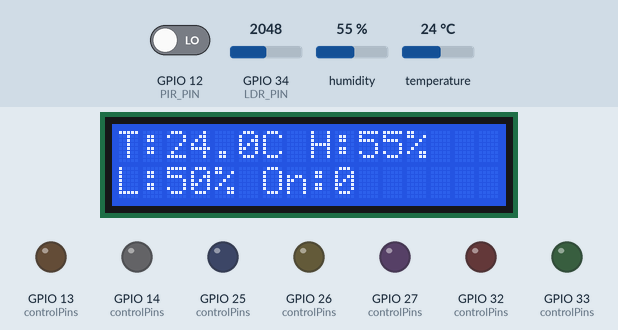
This sketch was run on a simulated ESP32. On the bench: 16×2 character LCD, output pins drawn as LEDs (lit = HIGH). Inputs (shaded band) come from the test bench; at power-on: humidity 55 %, GPIO 34 (LDR_PIN) = 2048, temperature 24 °C, GPIO 12 (PIR_PIN) LOW. WiFi joins after 1.5 s; servers stay silent unless stated; random numbers use the default seed unless the sketch sets one; no MQTT or app messages arrive unless stated; what the sketch prints to the serial monitor is not drawn.

Above: at 2.8 s.
2.9 s: humidity set to 22 %
At 4.3 s:
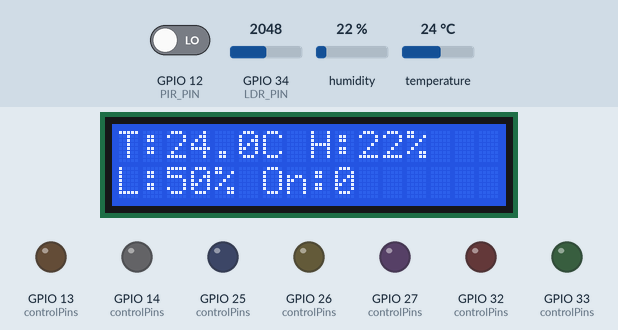
5.2 s: GPIO 34 (LDR_PIN) set to 2866
At 7.0 s:
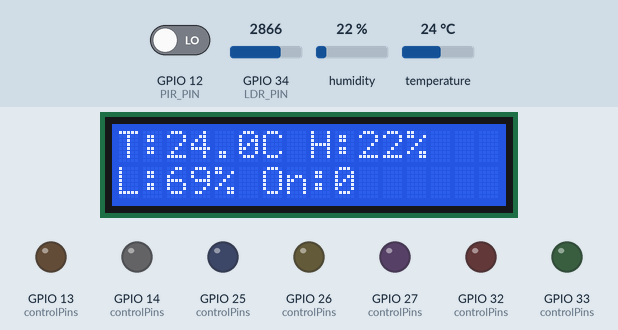
7.3 s: temperature set to 12 °C
At 8.7 s:
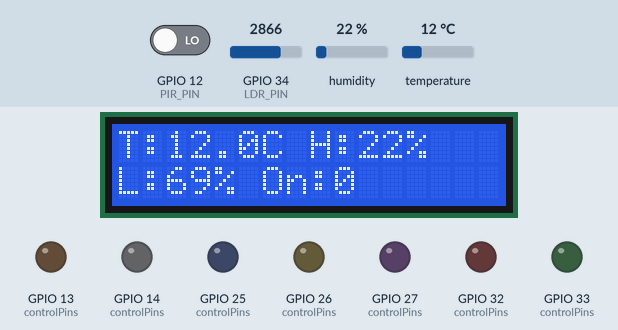
9.3 s: GPIO 34 (LDR_PIN) set to 3603
At 11.3 s:
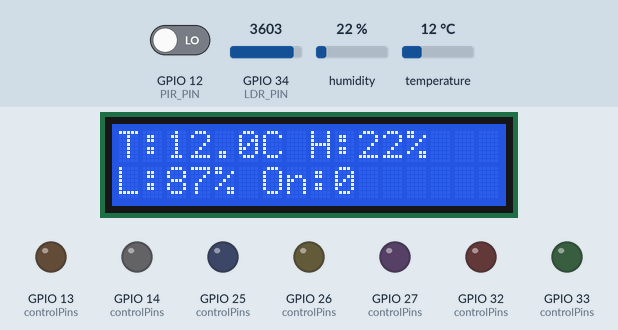
Timing chart, 0 to 12.8 s (numbered marks = the images above; inputs shaded):
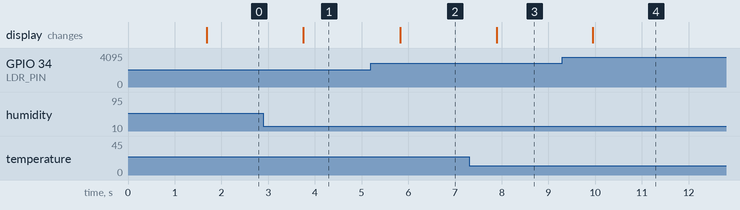

The sketch:

sketch.ino
```cpp
#include <WiFi.h>
#include <PubSubClient.h>
#include <ArduinoJson.h>
#include <DHT.h>
#include <LiquidCrystal_I2C.h>
#include <Wire.h>

// ==================== CONFIG ====================
// WiFi - Wokwi uses special WiFi
const char* WIFI_SSID = "Wokwi-GUEST";
const char* WIFI_PASS = "";

// MQTT Broker
const char* MQTT_BROKER = "broker.emqx.io";
const int MQTT_PORT = 1883;
const char* TOPIC_PREFIX = "smartgarden";

// Device ID - must match deviceId field in database
const char* DEVICE_ID = "100100C40A24";

// ==================== PIN DEFINITIONS ====================
// DHT22 Sensor
#define DHT_PIN 15
#define DHT_TYPE DHT22

// PIR Motion Sensor
#define PIR_PIN 12

// LDR Light Sensor
#define LDR_PIN 34

// LED Controls (simulating actuators)
#define LED_LIGHT 32      // Red - Light control
#define LED_FAN 33        // Green - Fan control
#define LED_PUMP 25       // Blue - Pump control
#define LED_WATERING 26   // Yellow - Watering control
#define LED_HEATER 27     // Purple - Heater control
#define LED_COOLER 14     // White - Cooler control
#define LED_MIST 13       // Orange - Mist control

// LCD I2C
#define LCD_ADDR 0x27
#define LCD_COLS 16
#define LCD_ROWS 2

// ==================== OBJECTS ====================
WiFiClient wifiClient;
PubSubClient mqtt(wifiClient);
DHT dht(DHT_PIN, DHT_TYPE);
LiquidCrystal_I2C lcd(LCD_ADDR, LCD_COLS, LCD_ROWS);

// ==================== VARIABLES ====================
unsigned long lastTelemetryTime = 0;
const unsigned long TELEMETRY_INTERVAL = 5000; // 5 seconds

// Control states
struct ControlState {
  bool enabled;
  int intensity;
};

ControlState controls[7] = {
  {false, 100}, // light
  {false, 100}, // fan
  {false, 100}, // pump
  {false, 100}, // watering
  {false, 100}, // heater
  {false, 100}, // cooler
  {false, 100}  // mist
};

const char* controlNames[] = {"light", "fan", "pump", "watering", "heater", "cooler", "mist"};
const int controlPins[] = {LED_LIGHT, LED_FAN, LED_PUMP, LED_WATERING, LED_HEATER, LED_COOLER, LED_MIST};

// Topics
char topicTelemetry[64];
char topicControl[64];
char topicStatus[64];
char topicControlAck[64];

// ==================== SETUP ====================
void setup() {
  Serial.begin(115200);
  Serial.println("\n=== Smart Garden ESP32 ===");

  // Initialize pins
  initPins();

  // Initialize LCD
  Wire.begin(21, 22);
  lcd.init();
  lcd.backlight();
  lcd.setCursor(0, 0);
  lcd.print("Smart Garden");
  lcd.setCursor(0, 1);
  lcd.print("Initializing...");

  // Initialize DHT
  dht.begin();

  // Build topic strings
  sprintf(topicTelemetry, "%s/%s/telemetry", TOPIC_PREFIX, DEVICE_ID);
  sprintf(topicControl, "%s/%s/control", TOPIC_PREFIX, DEVICE_ID);
  sprintf(topicStatus, "%s/%s/status", TOPIC_PREFIX, DEVICE_ID);
  sprintf(topicControlAck, "%s/%s/control/ack", TOPIC_PREFIX, DEVICE_ID);

  // Connect WiFi
  connectWiFi();

  // Setup MQTT
  mqtt.setServer(MQTT_BROKER, MQTT_PORT);
  mqtt.setCallback(mqttCallback);
  mqtt.setBufferSize(512);

  // Connect MQTT
  connectMQTT();

  lcd.clear();
  lcd.setCursor(0, 0);
  lcd.print("Connected!");
}


// ==================== LOOP ====================
void loop() {
  // Maintain MQTT connection
  if (!mqtt.connected()) {
    connectMQTT();
  }
  mqtt.loop();

  // Send telemetry periodically
  if (millis() - lastTelemetryTime >= TELEMETRY_INTERVAL) {
    sendTelemetry();
    lastTelemetryTime = millis();
  }

  // Update LCD display
  updateLCD();

  delay(100);
}

// ==================== FUNCTIONS ====================

void initPins() {
  // LED outputs - Setup PWM for ESP32 (Arduino Core 3.x API)
  for (int i = 0; i < 7; i++) {
    pinMode(controlPins[i], OUTPUT);
    digitalWrite(controlPins[i], LOW);

    // New ESP32 Arduino Core 3.x API: ledcAttach(pin, freq, resolution)
    ledcAttach(controlPins[i], 5000, 8);  // 5kHz, 8-bit resolution
  }

  // PIR input
  pinMode(PIR_PIN, INPUT);

  // LDR input
  pinMode(LDR_PIN, INPUT);

  Serial.println("Pins initialized with LEDC PWM");
}

void connectWiFi() {
  Serial.print("Connecting to WiFi");
  WiFi.begin(WIFI_SSID, WIFI_PASS);

  int attempts = 0;
  while (WiFi.status() != WL_CONNECTED && attempts < 30) {
    delay(500);
    Serial.print(".");
    attempts++;
  }

  if (WiFi.status() == WL_CONNECTED) {
    Serial.println("\nWiFi connected!");
    Serial.print("IP: ");
    Serial.println(WiFi.localIP());
  } else {
    Serial.println("\nWiFi connection failed!");
  }
}

void connectMQTT() {
  while (!mqtt.connected()) {
    Serial.print("Connecting to MQTT...");

    String clientId = "ESP32_" + String(random(0xffff), HEX);

    if (mqtt.connect(clientId.c_str())) {
      Serial.println("connected!");

      // Subscribe to control topic
      mqtt.subscribe(topicControl);
      Serial.print("Subscribed to: ");
      Serial.println(topicControl);

      // Publish online status
      publishStatus("online");

    } else {
      Serial.print("failed, rc=");
      Serial.print(mqtt.state());
      Serial.println(" retrying in 5s...");
      delay(5000);
    }
  }
}

void mqttCallback(char* topic, byte* payload, unsigned int length) {
  Serial.println("\n========== MQTT MESSAGE RECEIVED ==========");
  Serial.print("Topic: ");
  Serial.println(topic);
  Serial.print("Length: ");
  Serial.println(length);
  Serial.print("Raw payload: ");
  for (unsigned int i = 0; i < length; i++) {
    Serial.print((char)payload[i]);
  }
  Serial.println();

  // Parse JSON payload
  StaticJsonDocument<256> doc;
  DeserializationError error = deserializeJson(doc, payload, length);

  if (error) {
    Serial.print("JSON parse error: ");
    Serial.println(error.c_str());
    return;
  }

  Serial.println("JSON parsed successfully!");

  // Handle control command
  if (String(topic) == String(topicControl)) {
    Serial.println("Topic matched control topic!");
    handleControlCommand(doc);
  } else {
    Serial.print("Topic NOT matched. Expected: ");
    Serial.println(topicControl);
  }
  Serial.println("============================================\n");
}

void handleControlCommand(JsonDocument& doc) {
  Serial.println("--- handleControlCommand ---");

  const char* type = doc["type"];
  const char* action = doc["action"];
  int intensity = doc["intensity"] | 100;

  Serial.print("Type: ");
  Serial.println(type ? type : "NULL");
  Serial.print("Action: ");
  Serial.println(action ? action : "NULL");
  Serial.print("Intensity: ");
  Serial.println(intensity);

  if (!type || !action) {
    Serial.println("ERROR: type or action is NULL!");
    return;
  }

  // Find control index
  int idx = -1;
  for (int i = 0; i < 7; i++) {
    if (strcmp(type, controlNames[i]) == 0) {
      idx = i;
      break;
    }
  }

  Serial.print("Control index: ");
  Serial.println(idx);
  Serial.print("Available controls: ");
  for (int i = 0; i < 7; i++) {
    Serial.print(controlNames[i]);
    Serial.print(" ");
  }
  Serial.println();

  if (idx >= 0) {
    bool enabled = (strcmp(action, "on") == 0);
    controls[idx].enabled = enabled;
    controls[idx].intensity = intensity;

    Serial.print("Setting ");
    Serial.print(controlNames[idx]);
    Serial.print(" to ");
    Serial.println(enabled ? "ON" : "OFF");
    Serial.print("Pin: ");
    Serial.println(controlPins[idx]);

    // Apply to LED using LEDC PWM (ESP32 Arduino Core 3.x)
    if (enabled) {
      int pwmValue = map(intensity, 0, 100, 0, 255);
      ledcWrite(controlPins[idx], pwmValue);  // Use pin directly, not channel
      Serial.print("LED ON with PWM: ");
      Serial.println(pwmValue);
    } else {
      ledcWrite(controlPins[idx], 0);  // Turn off using LEDC
      digitalWrite(controlPins[idx], LOW);  // Also force LOW
      Serial.println("LED OFF (LEDC=0, digitalWrite=LOW)");
    }

    // Send acknowledgment
    sendControlAck(type, enabled, intensity);
    Serial.println("ACK sent!");
  } else {
    Serial.print("ERROR: Unknown control type: ");
    Serial.println(type);
  }
  Serial.println("--- end handleControlCommand ---");
}

void sendControlAck(const char* type, bool enabled, int intensity) {
  StaticJsonDocument<128> doc;
  doc["type"] = type;
  doc["enabled"] = enabled;
  doc["intensity"] = intensity;
  doc["timestamp"] = millis();

  char buffer[128];
  serializeJson(doc, buffer);
  mqtt.publish(topicControlAck, buffer);
}

void sendTelemetry() {
  // Read sensors
  float temperature = dht.readTemperature();
  float humidity = dht.readHumidity();
  int lightRaw = analogRead(LDR_PIN);
  int light = map(lightRaw, 0, 4095, 0, 100);
  bool motion = digitalRead(PIR_PIN);

  // Simulate values if sensors return NaN (common in Wokwi)
  if (isnan(temperature)) temperature = 20.0 + random(0, 150) / 10.0; // 20-35°C
  if (isnan(humidity)) humidity = 40.0 + random(0, 40); // 40-80%

  // Simulate sensors not available in Wokwi
  int soilMoisture = random(30, 70);
  float wind = random(0, 30) + random(0, 10) / 10.0;

  // Build JSON
  StaticJsonDocument<256> doc;
  doc["temperature"] = temperature;
  doc["humidity"] = humidity;
  doc["light"] = light;
  doc["soil_moisture"] = soilMoisture;
  doc["wind"] = wind;
  doc["motion"] = motion;
  doc["timestamp"] = millis();

  char buffer[256];
  serializeJson(doc, buffer);

  // Publish
  if (mqtt.publish(topicTelemetry, buffer)) {
    Serial.print("Telemetry sent: ");
    Serial.println(buffer);
  } else {
    Serial.println("Telemetry publish failed!");
  }
}

void publishStatus(const char* status) {
  StaticJsonDocument<64> doc;
  doc["status"] = status;
  doc["timestamp"] = millis();

  char buffer[64];
  serializeJson(doc, buffer);
  mqtt.publish(topicStatus, buffer);
}

void updateLCD() {
  static unsigned long lastLCDUpdate = 0;
  if (millis() - lastLCDUpdate < 1000) return;
  lastLCDUpdate = millis();

  float temp = dht.readTemperature();
  float hum = dht.readHumidity();

  // Use simulated values if sensor returns NaN
  float displayTemp = isnan(temp) ? (20.0 + random(0, 100) / 10.0) : temp;
  float displayHum = isnan(hum) ? (50.0 + random(0, 30)) : hum;
  int light = map(analogRead(LDR_PIN), 0, 4095, 0, 100);

  // Line 1: Temperature & Humidity
  lcd.setCursor(0, 0);
  lcd.print("T:");
  lcd.print(displayTemp, 1);
  lcd.print("C H:");
  lcd.print((int)displayHum);
  lcd.print("%  ");

  // Line 2: Light & Active controls
  lcd.setCursor(0, 1);
  lcd.print("L:");
  lcd.print(light);
  lcd.print("% ");

  int activeCount = 0;
  for (int i = 0; i < 7; i++) {
    if (controls[i].enabled) activeCount++;
  }
  lcd.print("On:");
  lcd.print(activeCount);
  lcd.print("   ");
}
```

Measured:
- after the input at 2.9 s, the display: changes after 0.85 s (image 1)
- after the input at 5.2 s, the display: changes after 0.62 s (image 2)
- after the input at 7.3 s, the display: changes after 0.59 s (image 3)
- after the input at 9.3 s, the display: changes after 0.65 s (image 4)
